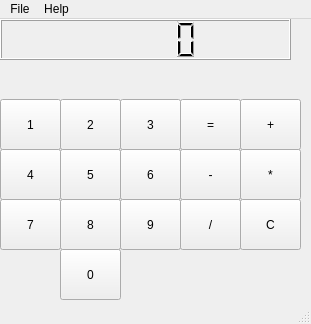
<?xml version="1.0" encoding="UTF-8"?>
<ui version="4.0">
 <class>MainWindow</class>
 <widget class="QMainWindow" name="MainWindow">
  <property name="geometry">
   <rect>
    <x>0</x>
    <y>0</y>
    <width>311</width>
    <height>324</height>
   </rect>
  </property>
  <property name="windowTitle">
   <string>MainWindow</string>
  </property>
  <property name="windowOpacity">
   <double>1.000000000000000</double>
  </property>
  <widget class="QWidget" name="centralWidget">
   <widget class="QPushButton" name="pushButton_1">
    <property name="geometry">
     <rect>
      <x>0</x>
      <y>80</y>
      <width>61</width>
      <height>51</height>
     </rect>
    </property>
    <property name="text">
     <string>1</string>
    </property>
   </widget>
   <widget class="QPushButton" name="pushButton_2">
    <property name="geometry">
     <rect>
      <x>60</x>
      <y>80</y>
      <width>61</width>
      <height>51</height>
     </rect>
    </property>
    <property name="text">
     <string>2</string>
    </property>
   </widget>
   <widget class="QPushButton" name="pushButton_3">
    <property name="geometry">
     <rect>
      <x>120</x>
      <y>80</y>
      <width>61</width>
      <height>51</height>
     </rect>
    </property>
    <property name="text">
     <string>3</string>
    </property>
   </widget>
   <widget class="QPushButton" name="pushButton_4">
    <property name="geometry">
     <rect>
      <x>0</x>
      <y>130</y>
      <width>61</width>
      <height>51</height>
     </rect>
    </property>
    <property name="text">
     <string>4</string>
    </property>
   </widget>
   <widget class="QPushButton" name="pushButton_5">
    <property name="geometry">
     <rect>
      <x>60</x>
      <y>130</y>
      <width>61</width>
      <height>51</height>
     </rect>
    </property>
    <property name="text">
     <string>5</string>
    </property>
   </widget>
   <widget class="QPushButton" name="pushButton_6">
    <property name="geometry">
     <rect>
      <x>120</x>
      <y>130</y>
      <width>61</width>
      <height>51</height>
     </rect>
    </property>
    <property name="text">
     <string>6</string>
    </property>
   </widget>
   <widget class="QPushButton" name="pushButton_7">
    <property name="geometry">
     <rect>
      <x>0</x>
      <y>180</y>
      <width>61</width>
      <height>51</height>
     </rect>
    </property>
    <property name="text">
     <string>7</string>
    </property>
   </widget>
   <widget class="QPushButton" name="pushButton_8">
    <property name="geometry">
     <rect>
      <x>60</x>
      <y>180</y>
      <width>61</width>
      <height>51</height>
     </rect>
    </property>
    <property name="text">
     <string>8</string>
    </property>
   </widget>
   <widget class="QPushButton" name="pushButton_9">
    <property name="geometry">
     <rect>
      <x>120</x>
      <y>180</y>
      <width>61</width>
      <height>51</height>
     </rect>
    </property>
    <property name="text">
     <string>9</string>
    </property>
   </widget>
   <widget class="QPushButton" name="pushButton_0">
    <property name="geometry">
     <rect>
      <x>60</x>
      <y>230</y>
      <width>61</width>
      <height>51</height>
     </rect>
    </property>
    <property name="text">
     <string>0</string>
    </property>
   </widget>
   <widget class="QPushButton" name="pushButton_EQUAL">
    <property name="geometry">
     <rect>
      <x>180</x>
      <y>80</y>
      <width>61</width>
      <height>51</height>
     </rect>
    </property>
    <property name="text">
     <string>=</string>
    </property>
   </widget>
   <widget class="QPushButton" name="pushButton_PLUS">
    <property name="geometry">
     <rect>
      <x>240</x>
      <y>80</y>
      <width>61</width>
      <height>51</height>
     </rect>
    </property>
    <property name="text">
     <string>+</string>
    </property>
   </widget>
   <widget class="QPushButton" name="pushButton_MINUS">
    <property name="geometry">
     <rect>
      <x>180</x>
      <y>130</y>
      <width>61</width>
      <height>51</height>
     </rect>
    </property>
    <property name="text">
     <string>-</string>
    </property>
   </widget>
   <widget class="QPushButton" name="pushButton_MULTI">
    <property name="geometry">
     <rect>
      <x>240</x>
      <y>130</y>
      <width>61</width>
      <height>51</height>
     </rect>
    </property>
    <property name="text">
     <string>*</string>
    </property>
   </widget>
   <widget class="QPushButton" name="pushButton_DIVIDE">
    <property name="geometry">
     <rect>
      <x>180</x>
      <y>180</y>
      <width>61</width>
      <height>51</height>
     </rect>
    </property>
    <property name="text">
     <string>/</string>
    </property>
   </widget>
   <widget class="QLCDNumber" name="lcdNumber">
    <property name="geometry">
     <rect>
      <x>0</x>
      <y>0</y>
      <width>291</width>
      <height>41</height>
     </rect>
    </property>
   </widget>
   <widget class="QPushButton" name="pushButton_CLEAR">
    <property name="geometry">
     <rect>
      <x>240</x>
      <y>180</y>
      <width>61</width>
      <height>51</height>
     </rect>
    </property>
    <property name="text">
     <string>C</string>
    </property>
   </widget>
  </widget>
  <widget class="QStatusBar" name="statusBar"/>
  <widget class="QMenuBar" name="menuBar">
   <property name="geometry">
    <rect>
     <x>0</x>
     <y>0</y>
     <width>311</width>
     <height>21</height>
    </rect>
   </property>
   <widget class="QMenu" name="menuFile">
    <property name="title">
     <string>File</string>
    </property>
    <addaction name="actionNew_Window"/>
   </widget>
   <widget class="QMenu" name="menuHelp">
    <property name="title">
     <string>Help</string>
    </property>
    <addaction name="actionAbout"/>
   </widget>
   <addaction name="menuFile"/>
   <addaction name="menuHelp"/>
  </widget>
  <action name="actionNew_Window">
   <property name="text">
    <string>New Window</string>
   </property>
  </action>
  <action name="actionAbout">
   <property name="text">
    <string>About</string>
   </property>
  </action>
 </widget>
 <layoutdefault spacing="6" margin="11"/>
 <resources/>
 <connections>
  <connection>
   <sender>pushButton_1</sender>
   <signal>clicked()</signal>
   <receiver>lcdNumber</receiver>
   <slot>update()</slot>
   <hints>
    <hint type="sourcelabel">
     <x>18</x>
     <y>108</y>
    </hint>
    <hint type="destinationlabel">
     <x>22</x>
     <y>58</y>
    </hint>
   </hints>
  </connection>
  <connection>
   <sender>pushButton_2</sender>
   <signal>clicked()</signal>
   <receiver>lcdNumber</receiver>
   <slot>update()</slot>
   <hints>
    <hint type="sourcelabel">
     <x>80</x>
     <y>120</y>
    </hint>
    <hint type="destinationlabel">
     <x>81</x>
     <y>57</y>
    </hint>
   </hints>
  </connection>
  <connection>
   <sender>pushButton_3</sender>
   <signal>clicked()</signal>
   <receiver>lcdNumber</receiver>
   <slot>update()</slot>
   <hints>
    <hint type="sourcelabel">
     <x>137</x>
     <y>101</y>
    </hint>
    <hint type="destinationlabel">
     <x>137</x>
     <y>60</y>
    </hint>
   </hints>
  </connection>
  <connection>
   <sender>pushButton_EQUAL</sender>
   <signal>clicked()</signal>
   <receiver>lcdNumber</receiver>
   <slot>update()</slot>
   <hints>
    <hint type="sourcelabel">
     <x>205</x>
     <y>128</y>
    </hint>
    <hint type="destinationlabel">
     <x>208</x>
     <y>57</y>
    </hint>
   </hints>
  </connection>
  <connection>
   <sender>pushButton_PLUS</sender>
   <signal>clicked()</signal>
   <receiver>lcdNumber</receiver>
   <slot>update()</slot>
   <hints>
    <hint type="sourcelabel">
     <x>260</x>
     <y>109</y>
    </hint>
    <hint type="destinationlabel">
     <x>252</x>
     <y>51</y>
    </hint>
   </hints>
  </connection>
  <connection>
   <sender>pushButton_4</sender>
   <signal>clicked()</signal>
   <receiver>lcdNumber</receiver>
   <slot>update()</slot>
   <hints>
    <hint type="sourcelabel">
     <x>27</x>
     <y>160</y>
    </hint>
    <hint type="destinationlabel">
     <x>33</x>
     <y>38</y>
    </hint>
   </hints>
  </connection>
  <connection>
   <sender>pushButton_5</sender>
   <signal>clicked()</signal>
   <receiver>lcdNumber</receiver>
   <slot>update()</slot>
   <hints>
    <hint type="sourcelabel">
     <x>95</x>
     <y>183</y>
    </hint>
    <hint type="destinationlabel">
     <x>98</x>
     <y>45</y>
    </hint>
   </hints>
  </connection>
  <connection>
   <sender>pushButton_6</sender>
   <signal>clicked()</signal>
   <receiver>lcdNumber</receiver>
   <slot>update()</slot>
   <hints>
    <hint type="sourcelabel">
     <x>144</x>
     <y>152</y>
    </hint>
    <hint type="destinationlabel">
     <x>157</x>
     <y>39</y>
    </hint>
   </hints>
  </connection>
  <connection>
   <sender>pushButton_MINUS</sender>
   <signal>clicked()</signal>
   <receiver>lcdNumber</receiver>
   <slot>update()</slot>
   <hints>
    <hint type="sourcelabel">
     <x>231</x>
     <y>167</y>
    </hint>
    <hint type="destinationlabel">
     <x>220</x>
     <y>49</y>
    </hint>
   </hints>
  </connection>
  <connection>
   <sender>pushButton_MULTI</sender>
   <signal>clicked()</signal>
   <receiver>lcdNumber</receiver>
   <slot>update()</slot>
   <hints>
    <hint type="sourcelabel">
     <x>276</x>
     <y>158</y>
    </hint>
    <hint type="destinationlabel">
     <x>270</x>
     <y>51</y>
    </hint>
   </hints>
  </connection>
  <connection>
   <sender>pushButton_7</sender>
   <signal>clicked()</signal>
   <receiver>lcdNumber</receiver>
   <slot>update()</slot>
   <hints>
    <hint type="sourcelabel">
     <x>36</x>
     <y>201</y>
    </hint>
    <hint type="destinationlabel">
     <x>50</x>
     <y>49</y>
    </hint>
   </hints>
  </connection>
  <connection>
   <sender>pushButton_8</sender>
   <signal>clicked()</signal>
   <receiver>lcdNumber</receiver>
   <slot>update()</slot>
   <hints>
    <hint type="sourcelabel">
     <x>97</x>
     <y>201</y>
    </hint>
    <hint type="destinationlabel">
     <x>104</x>
     <y>39</y>
    </hint>
   </hints>
  </connection>
  <connection>
   <sender>pushButton_9</sender>
   <signal>clicked()</signal>
   <receiver>lcdNumber</receiver>
   <slot>update()</slot>
   <hints>
    <hint type="sourcelabel">
     <x>150</x>
     <y>212</y>
    </hint>
    <hint type="destinationlabel">
     <x>169</x>
     <y>53</y>
    </hint>
   </hints>
  </connection>
  <connection>
   <sender>pushButton_DIVIDE</sender>
   <signal>clicked()</signal>
   <receiver>lcdNumber</receiver>
   <slot>update()</slot>
   <hints>
    <hint type="sourcelabel">
     <x>191</x>
     <y>210</y>
    </hint>
    <hint type="destinationlabel">
     <x>195</x>
     <y>48</y>
    </hint>
   </hints>
  </connection>
  <connection>
   <sender>pushButton_0</sender>
   <signal>clicked()</signal>
   <receiver>lcdNumber</receiver>
   <slot>update()</slot>
   <hints>
    <hint type="sourcelabel">
     <x>76</x>
     <y>253</y>
    </hint>
    <hint type="destinationlabel">
     <x>90</x>
     <y>31</y>
    </hint>
   </hints>
  </connection>
  <connection>
   <sender>pushButton_CLEAR</sender>
   <signal>clicked()</signal>
   <receiver>lcdNumber</receiver>
   <slot>update()</slot>
   <hints>
    <hint type="sourcelabel">
     <x>205</x>
     <y>260</y>
    </hint>
    <hint type="destinationlabel">
     <x>182</x>
     <y>40</y>
    </hint>
   </hints>
  </connection>
 </connections>
</ui>
